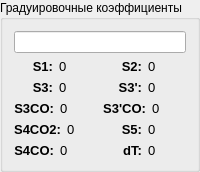
           <widget class="QGroupBox" name="groupBox">
            <property name="title">
             <string>Градуировочные коэффициенты</string>
            </property>
            <layout class="QGridLayout" name="gridLayout_36">
             <item row="0" column="0">
              <layout class="QGridLayout" name="gridLayout_35">
               <item row="0" column="0">
                <widget class="QLineEdit" name="lineEdit_grad"/>
               </item>
               <item row="1" column="0">
                <layout class="QGridLayout" name="gridLayout_34">
                 <item row="0" column="0">
                  <layout class="QGridLayout" name="gridLayout_24">
                   <item row="0" column="0">
                    <widget class="QLabel" name="label_10">
                     <property name="font">
                      <font>
                       <pointsize>10</pointsize>
                       <weight>75</weight>
                       <bold>true</bold>
                      </font>
                     </property>
                     <property name="text">
                      <string>S1:</string>
                     </property>
                     <property name="alignment">
                      <set>Qt::AlignRight|Qt::AlignTrailing|Qt::AlignVCenter</set>
                     </property>
                    </widget>
                   </item>
                   <item row="0" column="1">
                    <widget class="QLabel" name="S1_kg">
                     <property name="font">
                      <font>
                       <pointsize>10</pointsize>
                      </font>
                     </property>
                     <property name="text">
                      <string>0</string>
                     </property>
                    </widget>
                   </item>
                  </layout>
                 </item>
                 <item row="0" column="1">
                  <layout class="QGridLayout" name="gridLayout_29">
                   <item row="0" column="0">
                    <widget class="QLabel" name="label_17">
                     <property name="font">
                      <font>
                       <pointsize>10</pointsize>
                       <weight>75</weight>
                       <bold>true</bold>
                      </font>
                     </property>
                     <property name="text">
                      <string>S2:</string>
                     </property>
                     <property name="alignment">
                      <set>Qt::AlignRight|Qt::AlignTrailing|Qt::AlignVCenter</set>
                     </property>
                    </widget>
                   </item>
                   <item row="0" column="1">
                    <widget class="QLabel" name="S2_kg">
                     <property name="font">
                      <font>
                       <pointsize>10</pointsize>
                      </font>
                     </property>
                     <property name="text">
                      <string>0</string>
                     </property>
                    </widget>
                   </item>
                  </layout>
                 </item>
                 <item row="1" column="0">
                  <layout class="QGridLayout" name="gridLayout_25">
                   <item row="0" column="0">
                    <widget class="QLabel" name="label_11">
                     <property name="font">
                      <font>
                       <pointsize>10</pointsize>
                       <weight>75</weight>
                       <bold>true</bold>
                      </font>
                     </property>
                     <property name="text">
                      <string>S3:</string>
                     </property>
                     <property name="alignment">
                      <set>Qt::AlignRight|Qt::AlignTrailing|Qt::AlignVCenter</set>
                     </property>
                    </widget>
                   </item>
                   <item row="0" column="1">
                    <widget class="QLabel" name="S3_kg">
                     <property name="font">
                      <font>
                       <pointsize>10</pointsize>
                      </font>
                     </property>
                     <property name="text">
                      <string>0</string>
                     </property>
                    </widget>
                   </item>
                  </layout>
                 </item>
                 <item row="1" column="1">
                  <layout class="QGridLayout" name="gridLayout_30">
                   <item row="0" column="0">
                    <widget class="QLabel" name="label_15">
                     <property name="font">
                      <font>
                       <pointsize>10</pointsize>
                       <weight>75</weight>
                       <bold>true</bold>
                      </font>
                     </property>
                     <property name="text">
                      <string>S3':</string>
                     </property>
                     <property name="alignment">
                      <set>Qt::AlignRight|Qt::AlignTrailing|Qt::AlignVCenter</set>
                     </property>
                    </widget>
                   </item>
                   <item row="0" column="1">
                    <widget class="QLabel" name="S3__kg">
                     <property name="font">
                      <font>
                       <pointsize>10</pointsize>
                      </font>
                     </property>
                     <property name="text">
                      <string>0</string>
                     </property>
                    </widget>
                   </item>
                  </layout>
                 </item>
                 <item row="2" column="0">
                  <layout class="QGridLayout" name="gridLayout_26">
                   <item row="0" column="0">
                    <widget class="QLabel" name="label_12">
                     <property name="font">
                      <font>
                       <pointsize>10</pointsize>
                       <weight>75</weight>
                       <bold>true</bold>
                      </font>
                     </property>
                     <property name="text">
                      <string>S3CO:</string>
                     </property>
                     <property name="alignment">
                      <set>Qt::AlignRight|Qt::AlignTrailing|Qt::AlignVCenter</set>
                     </property>
                    </widget>
                   </item>
                   <item row="0" column="1">
                    <widget class="QLabel" name="S3CO_kg">
                     <property name="font">
                      <font>
                       <pointsize>10</pointsize>
                      </font>
                     </property>
                     <property name="text">
                      <string>0</string>
                     </property>
                    </widget>
                   </item>
                  </layout>
                 </item>
                 <item row="2" column="1">
                  <layout class="QGridLayout" name="gridLayout_31">
                   <item row="0" column="0">
                    <widget class="QLabel" name="label_16">
                     <property name="font">
                      <font>
                       <pointsize>10</pointsize>
                       <weight>75</weight>
                       <bold>true</bold>
                      </font>
                     </property>
                     <property name="text">
                      <string>S3'CO:</string>
                     </property>
                     <property name="alignment">
                      <set>Qt::AlignRight|Qt::AlignTrailing|Qt::AlignVCenter</set>
                     </property>
                    </widget>
                   </item>
                   <item row="0" column="1">
                    <widget class="QLabel" name="S3_CO_kg">
                     <property name="font">
                      <font>
                       <pointsize>10</pointsize>
                      </font>
                     </property>
                     <property name="text">
                      <string>0</string>
                     </property>
                    </widget>
                   </item>
                  </layout>
                 </item>
                 <item row="3" column="0">
                  <layout class="QGridLayout" name="gridLayout_27">
                   <item row="0" column="0">
                    <widget class="QLabel" name="label_13">
                     <property name="font">
                      <font>
                       <pointsize>10</pointsize>
                       <weight>75</weight>
                       <bold>true</bold>
                      </font>
                     </property>
                     <property name="text">
                      <string>S4CO2:</string>
                     </property>
                     <property name="alignment">
                      <set>Qt::AlignRight|Qt::AlignTrailing|Qt::AlignVCenter</set>
                     </property>
                    </widget>
                   </item>
                   <item row="0" column="1">
                    <widget class="QLabel" name="S4CO2_kg">
                     <property name="font">
                      <font>
                       <pointsize>10</pointsize>
                      </font>
                     </property>
                     <property name="text">
                      <string>0</string>
                     </property>
                    </widget>
                   </item>
                  </layout>
                 </item>
                 <item row="3" column="1">
                  <layout class="QGridLayout" name="gridLayout_32">
                   <item row="0" column="0">
                    <widget class="QLabel" name="label_18">
                     <property name="font">
                      <font>
                       <pointsize>10</pointsize>
                       <weight>75</weight>
                       <bold>true</bold>
                      </font>
                     </property>
                     <property name="text">
                      <string>S5:</string>
                     </property>
                     <property name="alignment">
                      <set>Qt::AlignRight|Qt::AlignTrailing|Qt::AlignVCenter</set>
                     </property>
                    </widget>
                   </item>
                   <item row="0" column="1">
                    <widget class="QLabel" name="S5_kg">
                     <property name="font">
                      <font>
                       <pointsize>10</pointsize>
                      </font>
                     </property>
                     <property name="text">
                      <string>0</string>
                     </property>
                    </widget>
                   </item>
                  </layout>
                 </item>
                 <item row="4" column="0">
                  <layout class="QGridLayout" name="gridLayout_28">
                   <item row="0" column="0">
                    <widget class="QLabel" name="label_14">
                     <property name="font">
                      <font>
                       <pointsize>10</pointsize>
                       <weight>75</weight>
                       <bold>true</bold>
                      </font>
                     </property>
                     <property name="text">
                      <string>S4CO:</string>
                     </property>
                     <property name="alignment">
                      <set>Qt::AlignRight|Qt::AlignTrailing|Qt::AlignVCenter</set>
                     </property>
                    </widget>
                   </item>
                   <item row="0" column="1">
                    <widget class="QLabel" name="S4CO_kg">
                     <property name="font">
                      <font>
                       <pointsize>10</pointsize>
                      </font>
                     </property>
                     <property name="text">
                      <string>0</string>
                     </property>
                    </widget>
                   </item>
                  </layout>
                 </item>
                 <item row="4" column="1">
                  <layout class="QGridLayout" name="gridLayout_33">
                   <item row="0" column="0">
                    <widget class="QLabel" name="label_19">
                     <property name="font">
                      <font>
                       <pointsize>10</pointsize>
                       <weight>75</weight>
                       <bold>true</bold>
                      </font>
                     </property>
                     <property name="text">
                      <string>dT:</string>
                     </property>
                     <property name="alignment">
                      <set>Qt::AlignRight|Qt::AlignTrailing|Qt::AlignVCenter</set>
                     </property>
                    </widget>
                   </item>
                   <item row="0" column="1">
                    <widget class="QLabel" name="dTmax">
                     <property name="font">
                      <font>
                       <pointsize>10</pointsize>
                      </font>
                     </property>
                     <property name="text">
                      <string>0</string>
                     </property>
                    </widget>
                   </item>
                  </layout>
                 </item>
                </layout>
               </item>
              </layout>
             </item>
            </layout>
           </widget>
